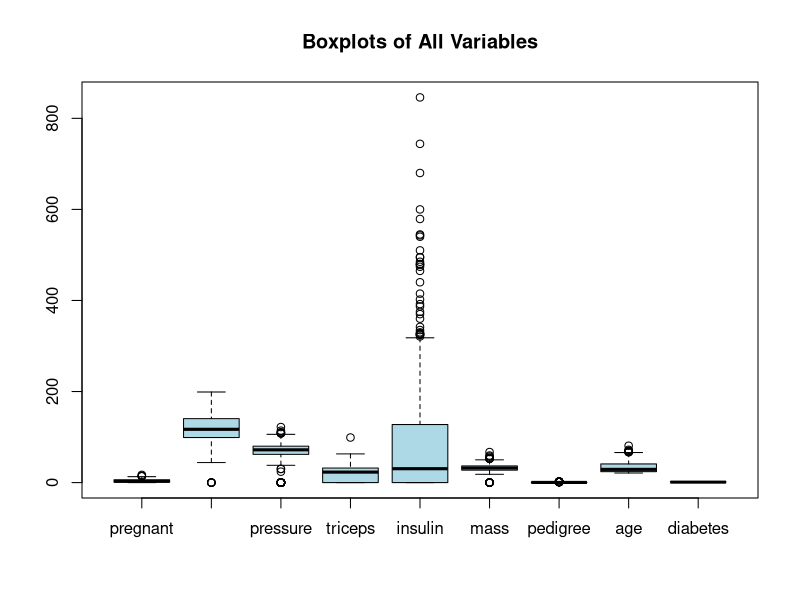
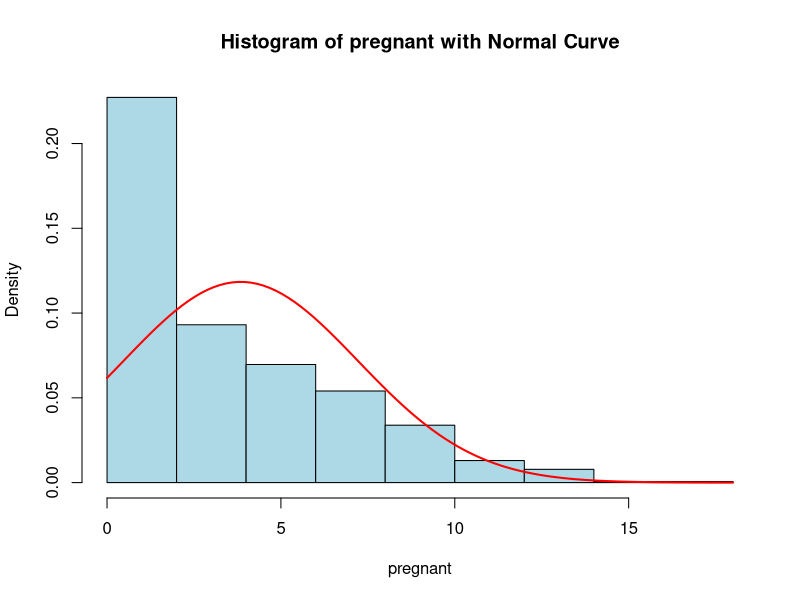
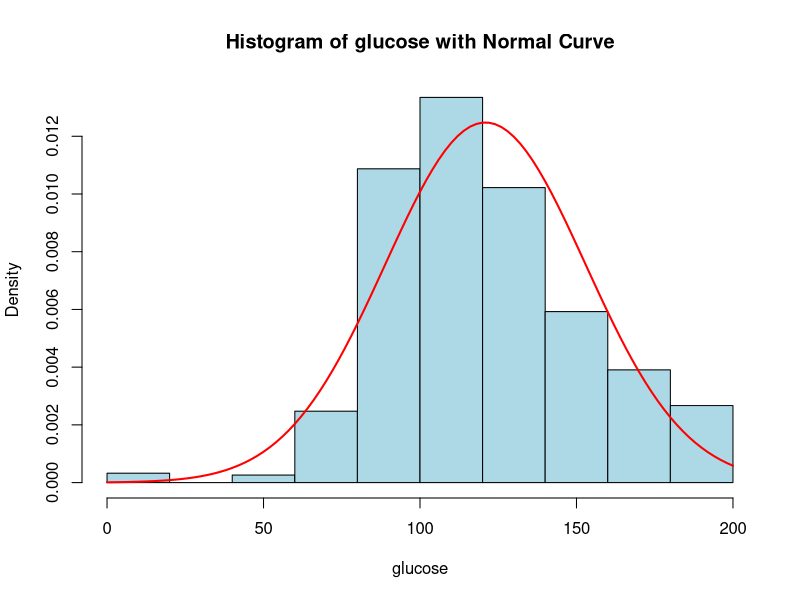
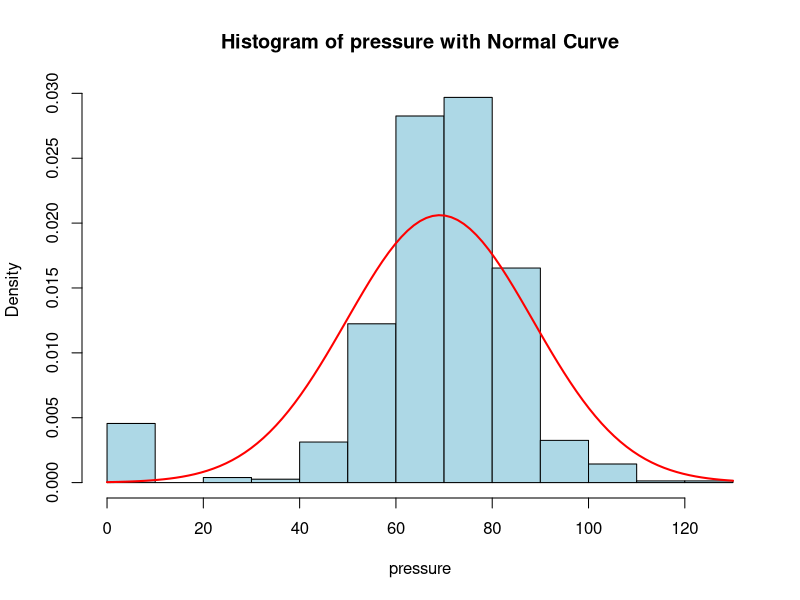
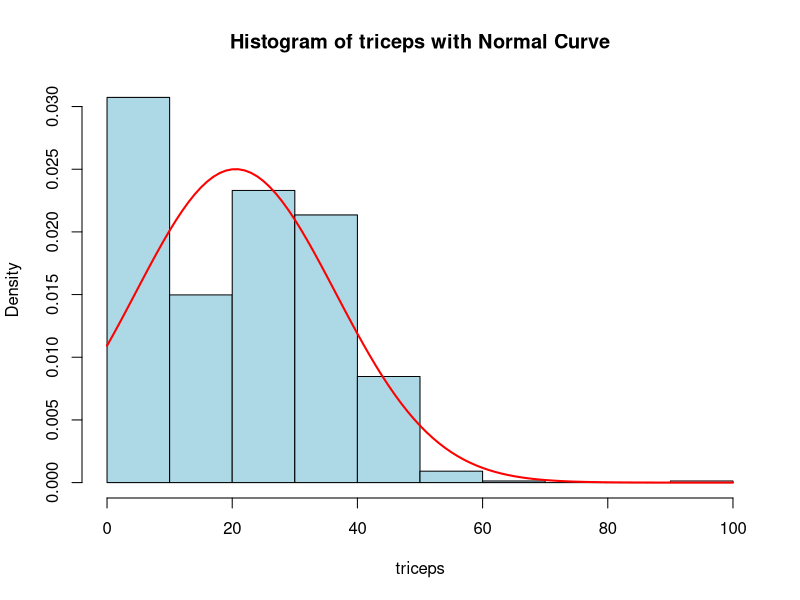
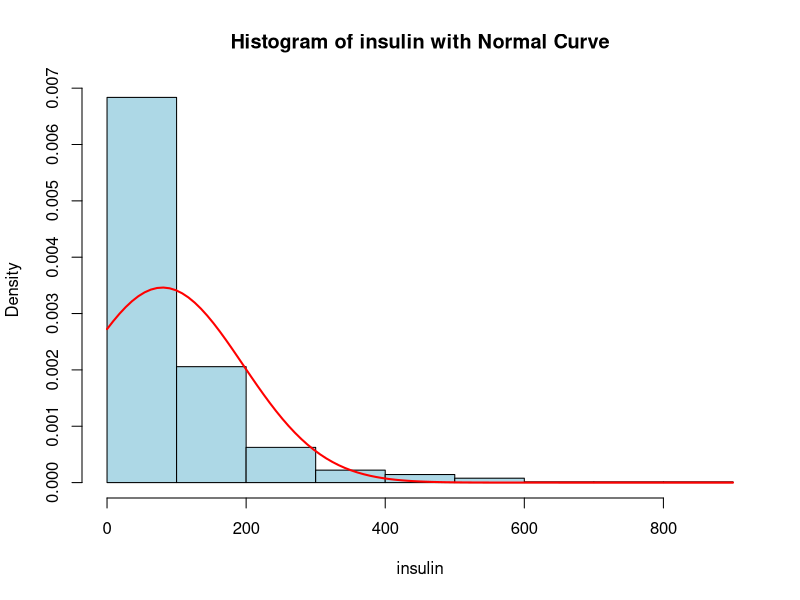
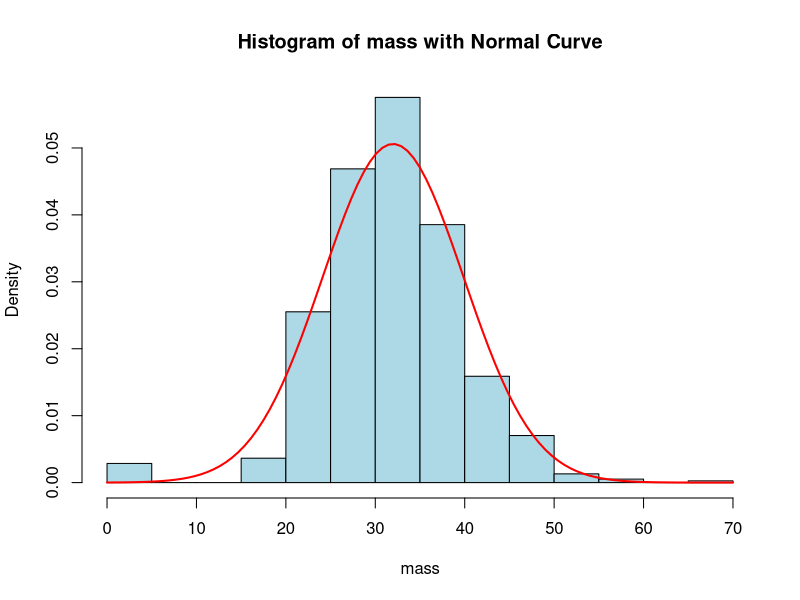
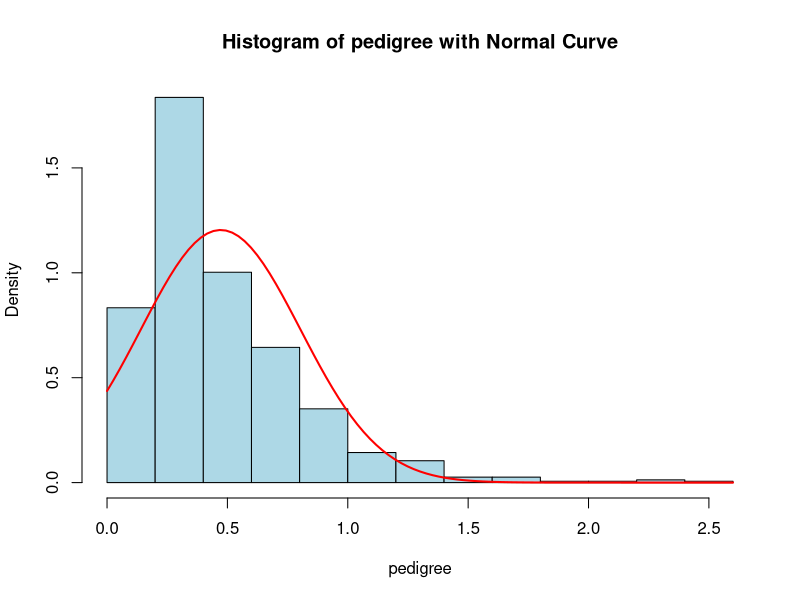

Source code (R) for these figures, in order: (Note: this script raises an error after producing the figures.)
library(mlbench)
data(PimaIndiansDiabetes)
str(PimaIndiansDiabetes)
print(PimaIndiansDiabetes)
summary(PimaIndiansDiabetes)
# Boxplot
boxplot(PimaIndiansDiabetes, col = "lightblue", main = "Boxplots of All Variables")
#Plotting the histogram
# Loop through each variable and create histograms
# Load the necessary package and data
library(mlbench)
#for plotting the mass function 
library(MASS)
data(PimaIndiansDiabetes)

# Plotting the chart of the curve
for (variable in names(PimaIndiansDiabetes)) {
  if (is.numeric(PimaIndiansDiabetes[[variable]])) {
    # Plot the histogram
    hist(PimaIndiansDiabetes[[variable]], 
         main = paste("Histogram of", variable, "with Normal Curve"), 
         xlab = variable, 
         col = "lightblue", 
         border = "black", 
         probability = TRUE)  # Scale the histogram to display density
    
    # Calculate the mean and standard deviation for the normal distribution
    mean_value <- mean(PimaIndiansDiabetes[[variable]], na.rm = TRUE)
    sd_value <- sd(PimaIndiansDiabetes[[variable]], na.rm = TRUE)
    
    # Overlay the normal distribution curve
    curve(dnorm(x, mean = mean_value, sd = sd_value), 
          col = "red", 
          lwd = 2, 
          add = TRUE)
  }
}

#Plotting through the functions to fit the plots

# Loop through each numeric variable and fit distributions
for (variable in names(PimaIndiansDiabetes)) {
  if (is.numeric(PimaIndiansDiabetes[[variable]])) {
    # Extract the data for the current variable, excluding NA values
    data <- na.omit(PimaIndiansDiabetes[[variable]])
    
    # Fit Normal Distribution
    normal_fit <- fitdistr(data, "normal")
    normal_aic <- AIC(normal_fit)
    
    # Fit Lognormal Distribution (only if data is all positive)
    if (all(data > 0)) {
      lognormal_fit <- fitdistr(data, "lognormal")
      lognormal_aic <- AIC(lognormal_fit)
    } else {
      lognormal_aic <- NA  # Not applicable if data has non-positive values
    }
    
    # Fit Exponential Distribution (only if data is non-negative)
    if (all(data >= 0)) {
      exponential_fit <- fitdistr(data, "exponential")
      exponential_aic <- AIC(exponential_fit)
    } else {
      exponential_aic <- NA  # Not applicable if data has negative values
    }
    
    # Print the AIC values for each distribution
    cat("AIC values for", variable, ":\n")
    cat("  Normal: ", normal_aic, "\n")
    cat("  Lognormal: ", lognormal_aic, "\n")
    cat("  Exponential: ", exponential_aic, "\n\n")
  }
}
mle_result <- mle(neg_log_likelihood, start = list(mean = mean(PimaIndiansdata), sd = sd(data)))
